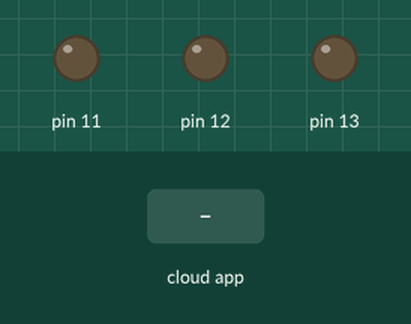
Recording of a sketch running on a simulated Arduino Uno, built with avr-gcc and run on an emulated ATmega328P. Parts: output pins drawn as LEDs (lit = HIGH). The inputs (shaded band) are chosen by the test bench. The ROS host is connected and sends only what is stated.

Above: at 1.2 s.
1.3 s: the phone or cloud app sets linear.x to -100
At 1.7 s:
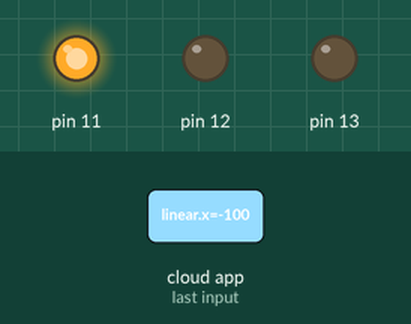
2.8 s: the phone or cloud app sets linear.x to 0
At 4.0 s:
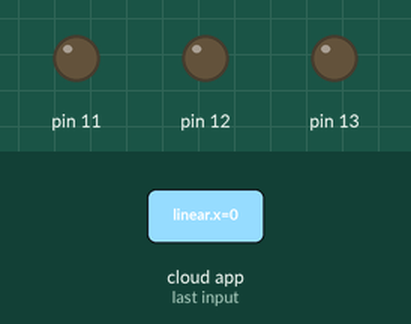
Timing chart, 0 to 5.8 s (numbered marks = the images above; inputs shaded):
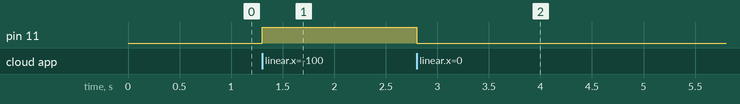

The sketch:

speedHead.ino
```cpp
#include <ros.h>
#include <geometry_msgs/Twist.h>

double x_speed;
double z_speed;
ros::NodeHandle  nh;

void handle_cmd( const geometry_msgs::Twist& cmd_msg) {
  x_speed = cmd_msg.linear.x;
  z_speed = cmd_msg.angular.z;
}

ros::Subscriber<geometry_msgs::Twist> sub("cmd_vel", handle_cmd);

void setup()
{
  pinMode(13, OUTPUT);
  nh.initNode();
  nh.subscribe(sub);
  pinMode(12, OUTPUT);
  pinMode(11, OUTPUT);
}

void loop()
{
  analogWrite(11, x_speed);
  analogWrite(12, z_speed);
  nh.spinOnce();
  delay(1);
}
```

Measured:
- after the input at 1.3 s, pin 11: LOW → HIGH at once
- after the input at 2.8 s, pin 11: HIGH → LOW at once
